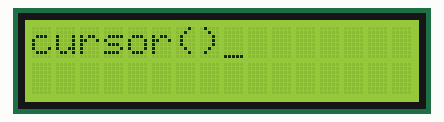
Recording of a sketch running on a simulated Arduino Uno, built with avr-gcc and run on an emulated ATmega328P. Shown: 16×2 character LCD.

Above: at 0.1 s.

The sketch:

LCD_16x2_HideCursor.ino
```cpp
#include <LiquidCrystal.h>
// Creates an LCD object. Parameters: (RS, E, D4, D5, D6, D7)
LiquidCrystal lcd = LiquidCrystal(2, 3, 4, 5, 6, 7);
void setup() {
  lcd.begin(16, 2);
  lcd.print("cursor()");
}
void loop() {
  lcd.cursor();
  delay(500);
  lcd.noCursor();
  delay(500);
}
```
